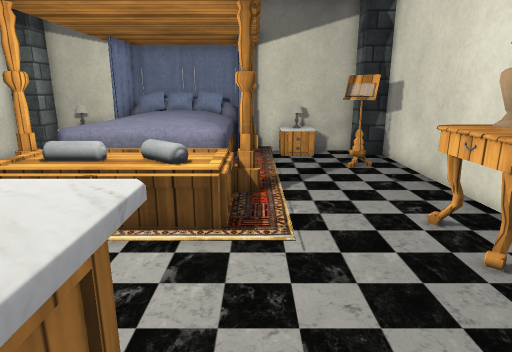
[1] (above)

14 first-person views from a walk through a Unity game level. The camera is 1.4 m above the floor, tilts 14° down and sees 75° across. Doors are open. The floor is counted in squares, 0.5 m on a side. Each view is taken from the middle of a square. On the plan, view 1 faces up. The plan holds only what a view shows up to about 20 squares ahead; the rest is blank. The player character is not drawn. Some surface patterns are stand-ins.

[2]
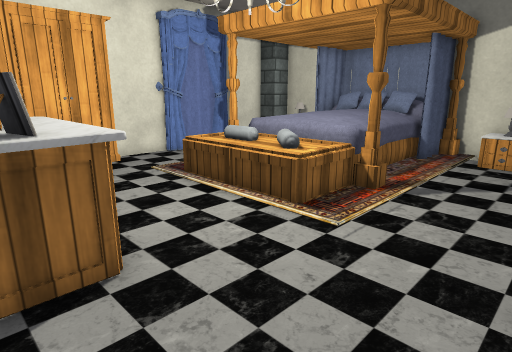

[3]
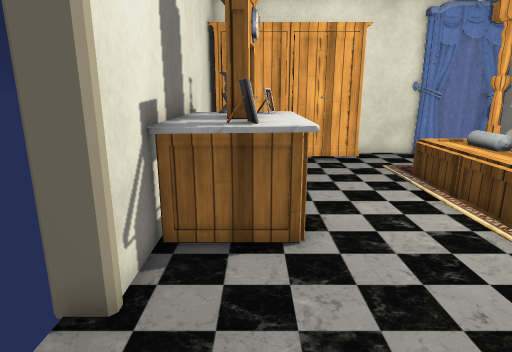

[4]
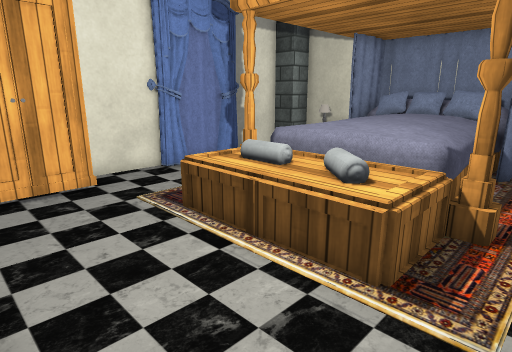

[5]
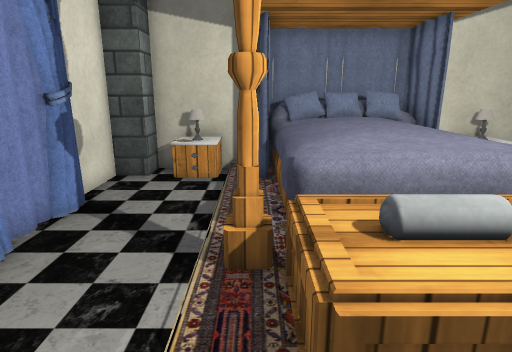

[6]
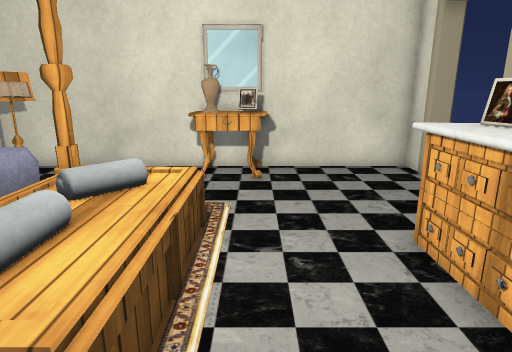

[7]
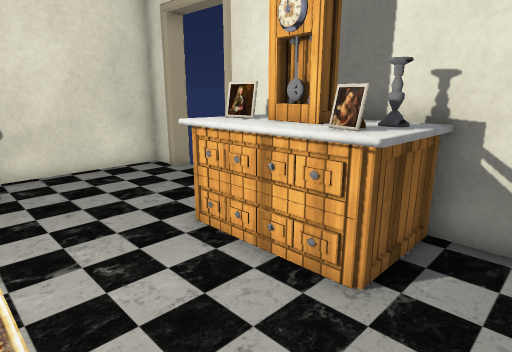

[8]
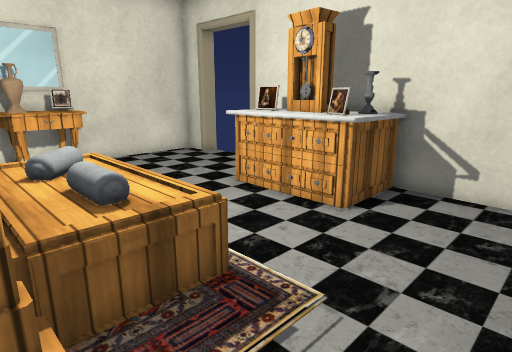

[9]
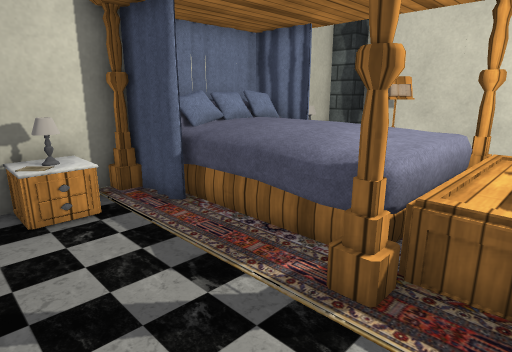

[10]
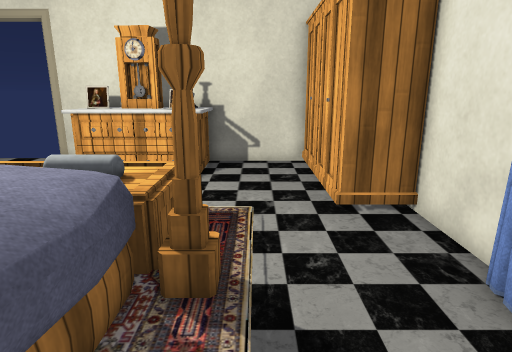

[11]
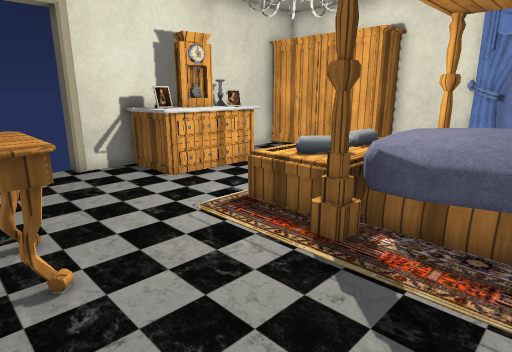

[12]
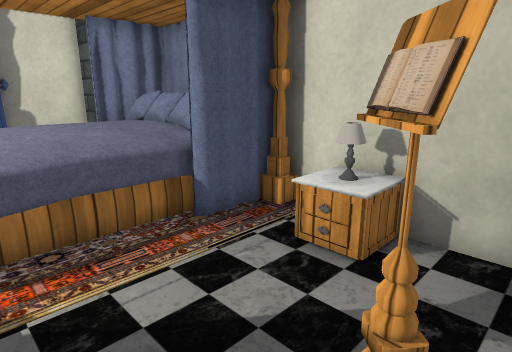

[13]
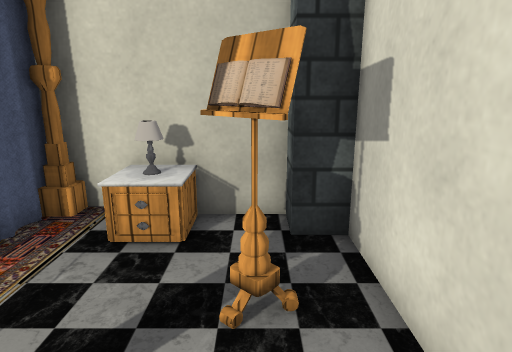

[14]
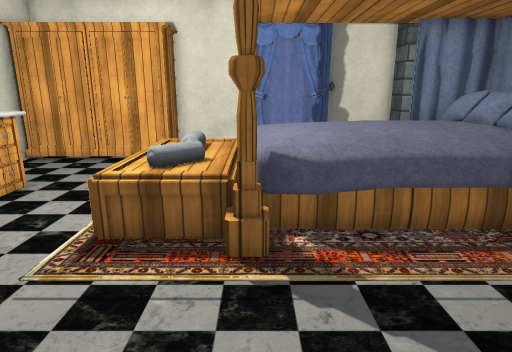

### Floor plan
Key: @ floor where view 1 was taken; # wall or solid block; . main floor; : floor 0.25 m higher than the main floor; D open door; P pillar; L lamp; B bed; C carpet; I pillow; T table; A vase; U curtain; W wardrobe; O other object.
Columns run from 11 left of view 1 to 6 right of it. Each row starts with its distance up from view 1.
 17  OOOO#  O O#OOOOO
 16 PPOLCBBBBBBBCLO P
 15 OPOLCBIIIIBCCLO.P#
 14 O....BIIIIBC.....#
 13 O....CBBBBB...OO.#
 12 U....CBBBBB....O.#
 11 #....CBBBBB......#
 10 #....CBBBBB......
  9 #...CBBBBBBB.....
  8 #....BBBBBBC.....
  7 #....BBBBBBC...TA
  6 #....BBBBBB....TAO
  5 #WW............TT#
  4 O:W..............O
  3 O:W..............O
  2 O W...OOOOO......O
  1 O:W...OOOOO......O
  0   W...OOOOO@.....O
 -1 #############DDD##
 -2             #   #

Positions as (right, up) in squares from view 1, and headings:
1: (0, 0), facing up
2: (4, 0), facing up-left
3: (5, 1), facing left
4: (1, 2), facing up-left
5: (-6, 4), facing up
6: (-7, 5), facing right
7: (-7, 6), facing down-right
8: (-9, 9), facing down-right
9: (-10, 7), facing up-right
10: (-7, 13), facing down
11: (5, 12), facing down-left
12: (5, 10), facing up-left
13: (4, 9), facing up
14: (5, 9), facing left
